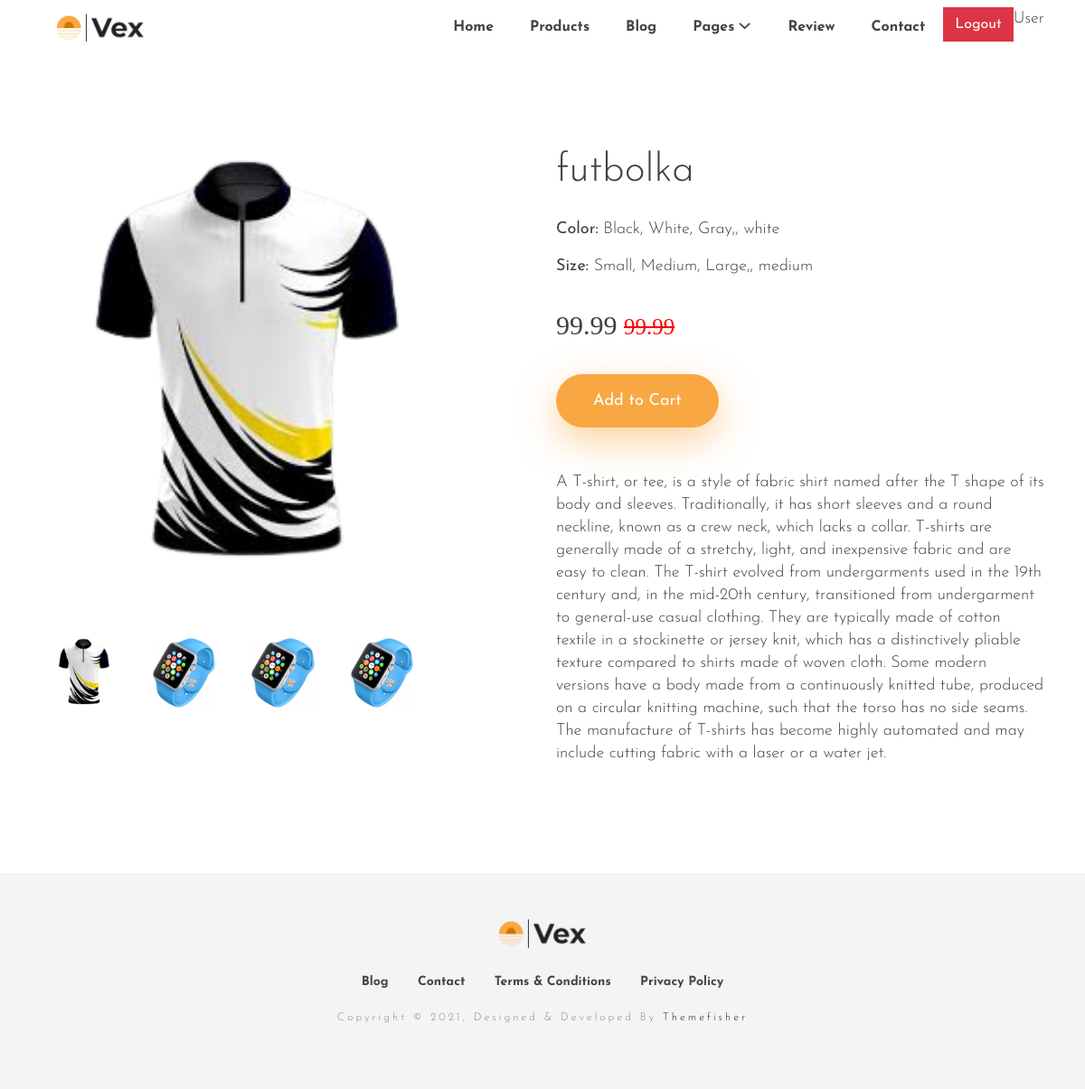
Screenshot of /product_details/1 (signed in) with the database file from the repository.
### article/models.py (models this page shows, shortened)
class Product(models.Model):
    name = models.CharField(max_length=200, null=True)
    price = models.DecimalField(max_digits=7, decimal_places=2)
    text = models.TextField(null=True)
    colors = models.ForeignKey(Colors, on_delete=models.SET_NULL, null=True, blank=True)
    sizes = models.ForeignKey(Sizes, on_delete=models.SET_NULL, null=True, blank=True)
    image = models.ForeignKey(MultipleImage, on_delete=models.SET_NULL, null=True, blank=True)

class MultipleImage(models.Model):
    images = models.FileField()

class Colors(models.Model):
    color = models.CharField(max_length=100, null=True)

class Sizes(models.Model):
    size = models.CharField(max_length=100, null=True)

### article/views.py (the view)
# urls.py: path('product_details/<str:p_id>',  views.productDetails, name='product_details'),
def productDetails(request, p_id):
    if request.user.is_authenticated:
        product = Product.objects.get(id=p_id)
        content = {'product': product}
        return render(request, 'product-details.html', content)
    else:
        return redirect('login')

### templates/product-details.html (shortened to what this page needs)
{% extends 'base.html' %}
{% load static %}
{% block content %}
<section class="section">
  <div class="container">
    <div class="row">
      <div class="col-md-5 mb-4 mb-md-0">
        <div class="product-image-slider">
          <div data-image="{{ product.image.images.url }}">
            <img class="img-fluid w-100" src="{{ product.image.images.url }}" alt="product-image">
          </div>
        </div>
      </div>
      <div class="col-lg-6 col-md-7 offset-lg-1">
        <h1 class="mb-4">{{ product.name }}</h1>
        <p><strong>Color: </strong>Black, White, Gray,, {{ product.colors.color }}</p>
        <p><strong>Size: </strong>Small, Medium, Large,, {{ product.sizes.size }}</p>
        <p class="price py-4">{{ product.price }}
          <s class="price">{{ product.price }}</s>
        </p>
        <button class="snipcart-add-item btn btn-main mb-5" data-item-id="apple-watch__25.00"
          data-item-name="Apple Watch" data-item-image="{% static 'images/showcase/showcase-1.png' %}" data-item-price="25.00"
          data-item-url="{% static 'products/product-1/' %}" data-item-custom1-name="Choose Color"
          data-item-custom1-options="Black|White|Gray" data-item-custom2-name="Choose Size"
          data-item-custom2-options="Small|Medium|Large">Add to Cart
        </button>
        <div class="content">
          <p>{{ product.text }}</p>
        </div>
      </div>
    </div>
  </div>
</section>
{% endblock content %}

### templates/base.html (shortened to what this page needs)
<!DOCTYPE html>
{% load static %}
<html lang="en">
<head>
  <link rel="stylesheet" href="{% static 'plugins/bootstrap/bootstrap.min.css' %}">
  <link rel="stylesheet" href="{% static 'plugins/themefisher-font/themefisher-font.min.css' %}">
  <link rel="stylesheet" href="{% static 'plugins/slick/slick.min.css' %}">
  <link href="{% static 'css/style.css' %}" rel="stylesheet">
</head>
<body id="body">
<header class="navigation sticky-top bg-white">
  <div class="container">
    <nav class="navbar navbar-expand-lg navbar-light">
      <a class="navbar-brand" href="{% url 'index' %}"> <img src="{% static 'images/logo.png' %}" alt="Vex" width="100px">
      </a>
      <div class="collapse navbar-collapse text-center" id="navigation">
        <ul class="navbar-nav ml-auto mr-n0 mr-md-n3">
          <li class="nav-item">
            <a class="nav-link" href="{% url 'index' %}">Home</a>
          </li>
          <li class="nav-item">
            <a class="nav-link" href="{% url 'products' %}">Products</a>
          </li>
          <li class="nav-item">
            <a class="nav-link" href="{% url 'blog' %}">Blog</a>
          </li>
          <li class="nav-item dropdown">
            <a class="nav-link dropdown-toggle" href="#!" id="dropdown03" data-toggle="dropdown" aria-haspopup="true" aria-expanded="false">Pages <i class="tf-ion-chevron-down"></i></a>
          </li>
          <li class="nav-item">
            <a class="nav-link" href="{% url 'index' %}#testimonial">Review</a>
          </li>
          <li class="nav-item">
            <a class="nav-link" href="{% url 'contact' %}">Contact</a>
          </li>
          {% if user.is_authenticated %}
          <li class="nav-item">
            <a href="{% url 'logout' %}" class="btn btn-danger button-style">Logout</a>
          </li>
          <li class="nav-item"><p class="nav-item">{{ user.username | title }}</p></li>
           {% else %}
           <li class="nav-item">
            <a class="btn btn-primary button-style" href="{% url 'login' %}">Login</a>
          <li class="nav-item">
            <a class="btn btn-primary button-style" href="{% url 'signup' %}">Signup</a>
          </li>
          {% endif %}
        </ul>
      </div>
    </nav>
  </div>
</header>
{% block content %}
{% endblock content %}
</body>
</html>
<footer>
  <div class="container text-center">
    <div class="row">
      <div class="col-md-12">
        <div class="block">
          <a href="{% url 'index' %}" class="mb-4 d-inline-block"> <img src="{% static 'images/logo.png' %}" alt="Vex" width="100px"> </a>
          <ul class="list-inline footer-menu">
            <li class="list-inline-item">
              <a href="{% url 'blog' %}">Blog</a>
            </li>
            <li class="list-inline-item">
              <a href="{% url 'contact' %}">Contact</a>
            </li>
            <li class="list-inline-item">
              <a href="{% url 'terms_conditions' %}">Terms &amp; Conditions</a>
            </li>
            <li class="list-inline-item">
              <a href="{% url 'privacy_policy' %}">Privacy Policy</a>
            </li>
          </ul>
          <p class="copyright-text">Copyright &copy; 2021, Designed &amp; Developed By <a href="https://themefisher.com/">Themefisher</a></p>
        </div>
      </div>
    </div>
  </div>
</footer>

### static/css/style.css (style rules this page uses)
html { overflow-x: hidden; }
body { font-size: 14px; font-weight: 300; line-height: 25px; color: #3b4045; font-family: "Josefin Sans", sans-serif; -webkit-font-smoothing: antialiased; }
h1, h2, h3, h4, h5, h6 { font-weight: 300; margin: 0px; }
h1, .h1 { font-size: 44px; line-height: 56px; }
p { font-size: 18px; line-height: 25px; }
ul { padding: 0; margin: 0; list-style: none; }
a { transition: all 0.2s ease-in-out 0s; }
a, a:active, a:focus, a:active { text-decoration: none; }
.section { padding: 100px 0; }
.slick-slide { outline: 0; }
.text-center { text-align: center; }
.btn { border-radius: 0; text-decoration: none !important; }
.btn-main { color: #fff; border-radius: 30px; font-size: 18px; padding: 15px 40px; display: inline-block; background-color: #f9a743; box-shadow: 0 15px 40px rgba(249, 167, 68, 0.5); background-image: linear-gradient(bottom, rgba(255, 239, 206, 0) 0%, rgba(255, 239, 206, 0.25) 100%); }
.navbar-brand { color: #444; font-size: 25px; margin: 0; line-height: 1; }
.nav-link { font-size: 16px; font-weight: bold; padding: 10px 20px !important; }
.navbar-light .navbar-nav .nav-link { color: #444; }
.navigation .dropdown-toggle::after { display: none; }
.navigation .dropdown-toggle > i { font-size: 14px; }
.footer-menu a { font-size: 14; font-weight: 700; color: #444; padding: 10px; }
footer { text-align: center; background: #f4f4f4; padding: 50px 0px; }
footer p.copyright-text { font-weight: 300; font-size: 12px; color: #888; letter-spacing: 3px; margin-top: 15px; }
footer p.copyright-text a { color: #282828; }
p.price { font-size: 30px; font-family: "Droid Serif", serif; }
s.price { color: red; font-size: 25px; font-family: "Droid Serif", serif; }
.product-image-slider { position: -webkit-sticky; position: sticky; top: 80px; }
.content * { margin-bottom: 20px; }
.button-style { border-radius: 5 !important; }

### rows the page displays
Product: image.images (picture), name "futbolka", colors.color "white", sizes.size "medium", price "99.99", text "A T-shirt, or tee, is a style of fabric shirt named after the T shape of its body and sleeves. Traditionally, it has short sleeves and a round neckline, known as a crew neck, which lacks a collar. T-shirts are generally made of a stretchy, light, and inexpensive fabric and are easy to clean. The T-shirt evolved from undergarments used in the 19th century and, in the mid-20th century, transitioned from undergarment to general-use casual clothing. They are typically made of cotton textile in a stockinette or jersey knit, which has a distinctively pliable texture compared to shirts made of woven cloth. Some modern versions have a body made from a continuously knitted tube, produced on a…"

### other values shown
{{ user.username | title }} "User"
